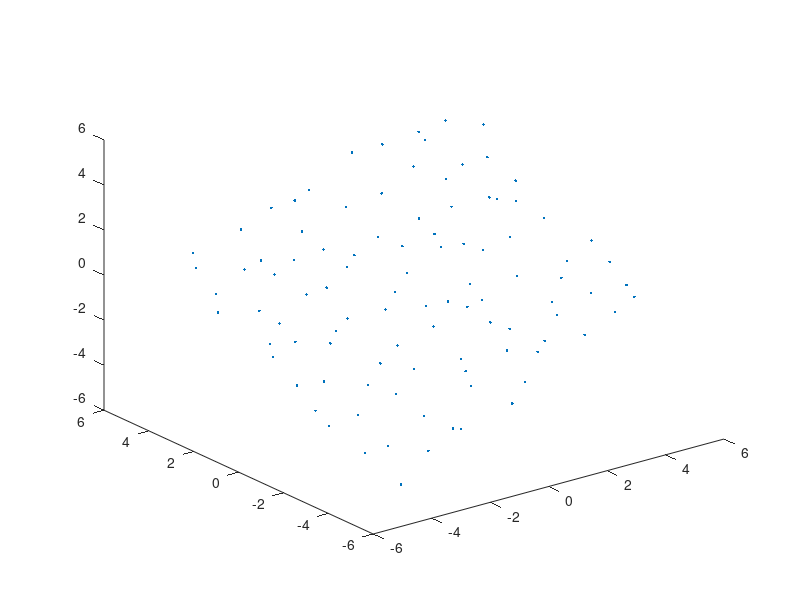
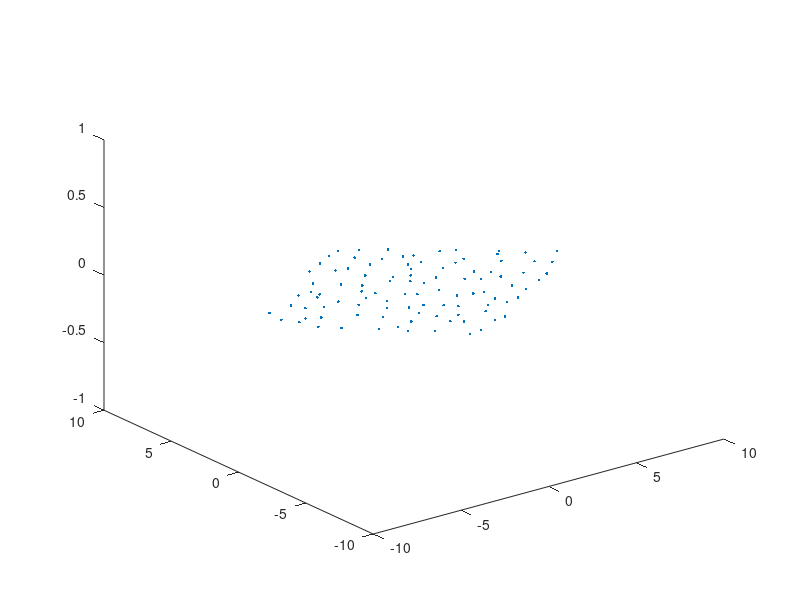
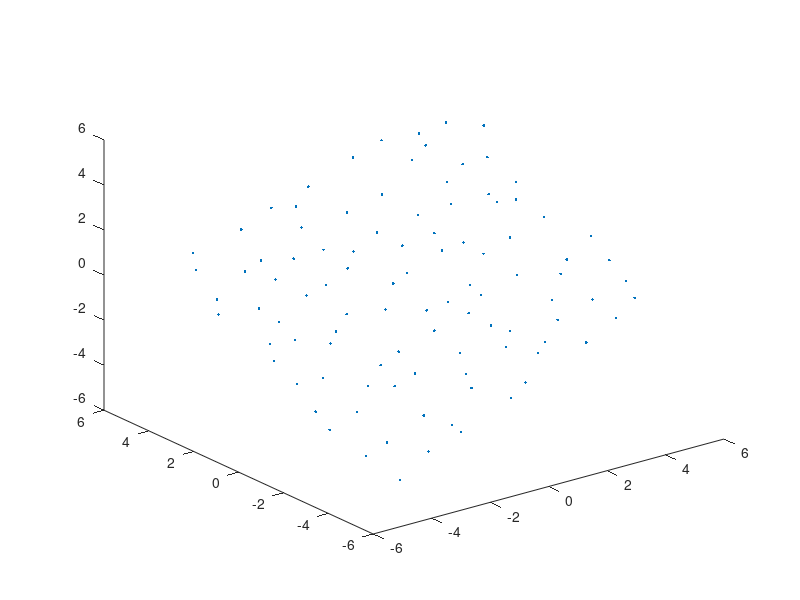

These figures' MATLAB source, in order:
X = zeros(100, 3);
c = 1;
for i = -5:4
    for j = -5:4
        X(c, :) = [i, j, (i+j)/2];
        c = c + 1;
    end
end

X = X + rand(size(X));

x = X(:, 1);
y = X(:, 2);
z = X(:, 3);
figure(1);
plot3(x, y, z, '.');

% covariance matrix
m = size(x, 1);
Sigma = 1/m * X' * X;

% eigenvectors / svd = single value decomposition
[U, S, V] = svd(Sigma);

Ureduce = U(:, 1:2);

Z = X * Ureduce;

x = Z(:, 1);
y = Z(:, 2);

figure(2);
plot3(x, y, zeros(size(x, 1), 1), '.');

Xaprox = Z * Ureduce';

x = Xaprox(:, 1);
y = Xaprox(:, 2);
z = Xaprox(:, 3);

figure(3);
plot3(x, y, z, '.');
